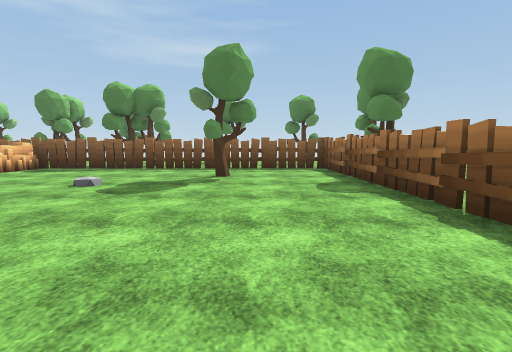
view 1 (above)

19 first-person views from a walk through a Unity game level. The camera is 1.3 m above the floor, tilts 6° down and sees 85° across. The floor is counted in squares, 2 m on a side. Each view is taken from the middle of a square. On the plan, view 1 faces up. The plan holds only what a view shows up to about 9 squares ahead; the rest is blank. The place goes on beyond the plan. The player character is not drawn. Some animated figures are left out. Some surface patterns are stand-ins.

view 2
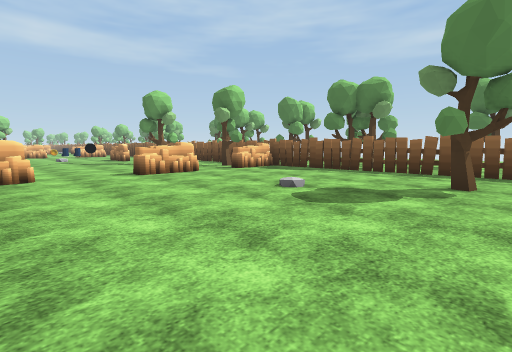

view 3
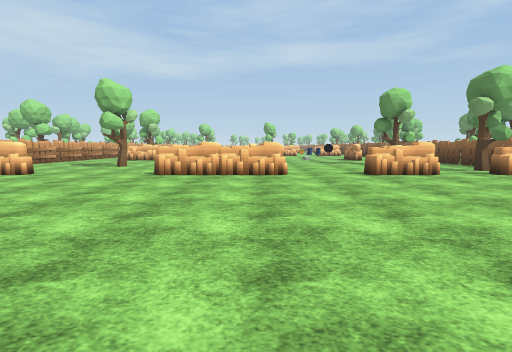

view 4
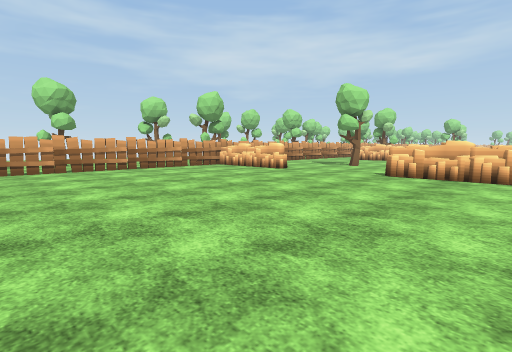

view 5
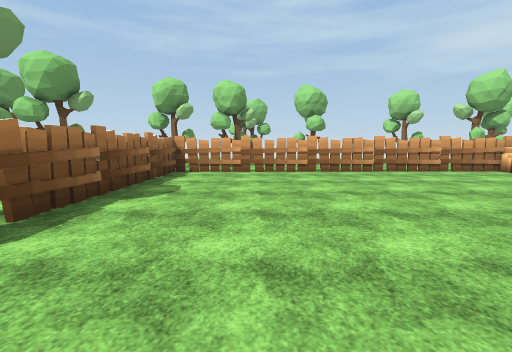

view 6
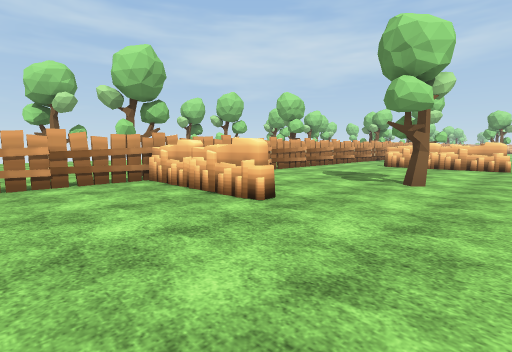

view 7
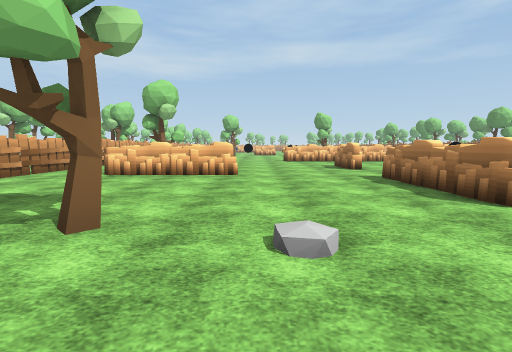

view 8
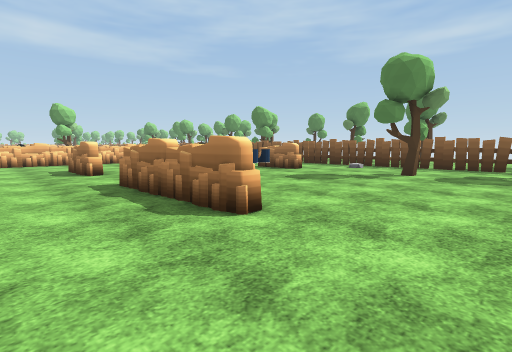

view 9
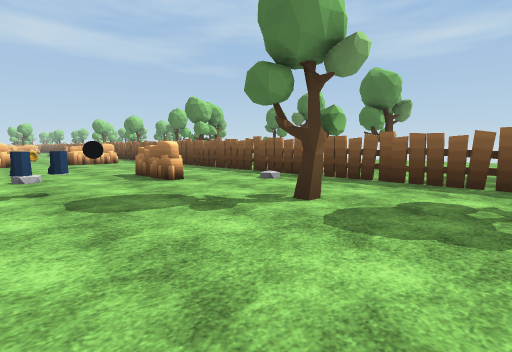

view 10
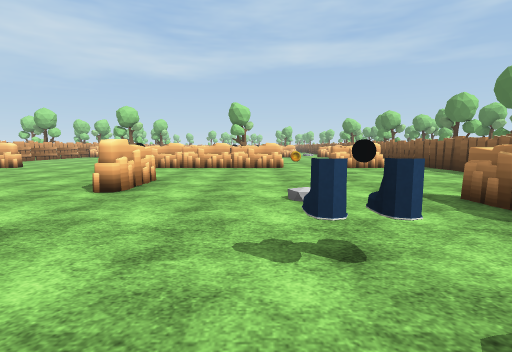

view 11
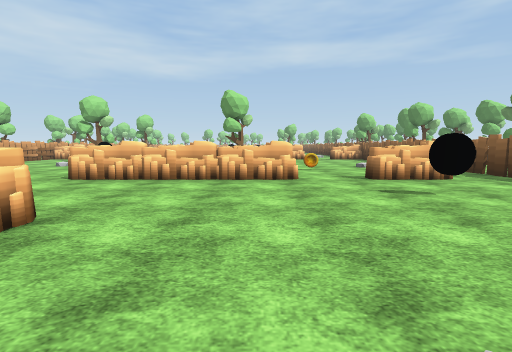

view 12
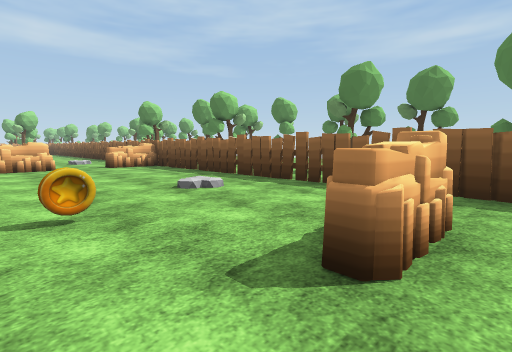

view 13
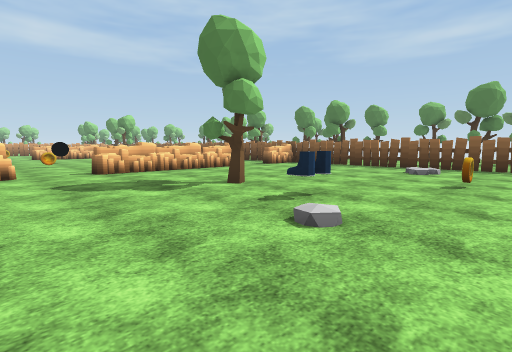

view 14
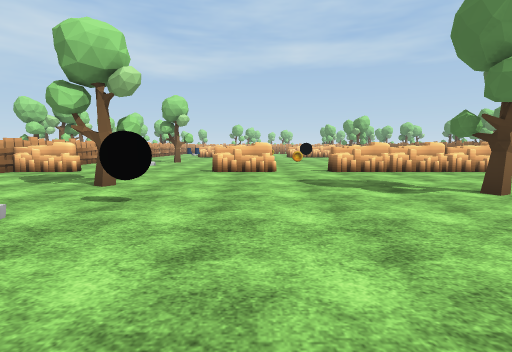

view 15
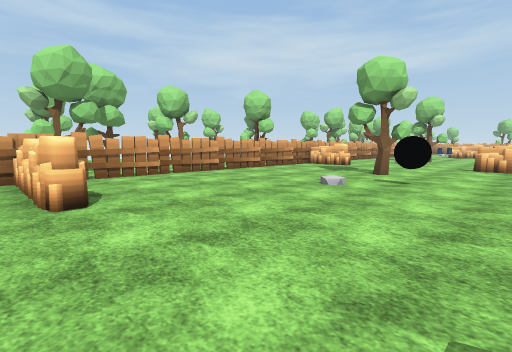

view 16
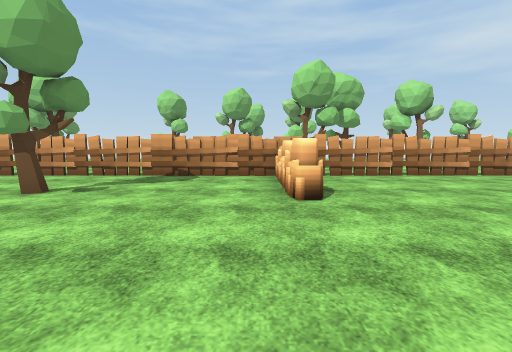

view 17
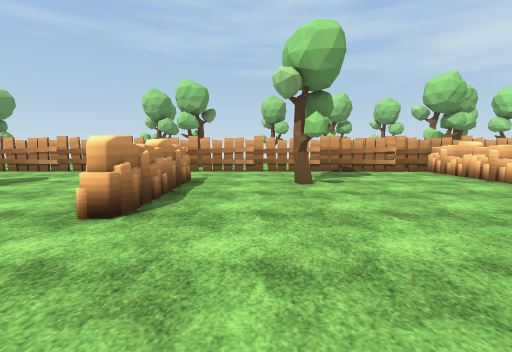

view 18
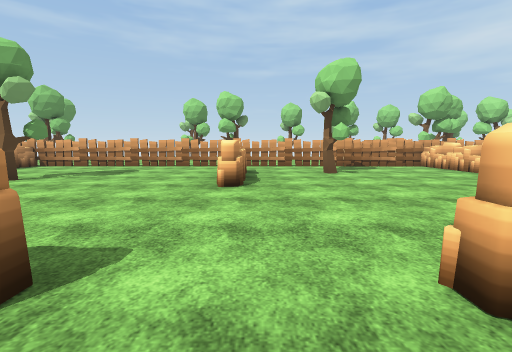

view 19
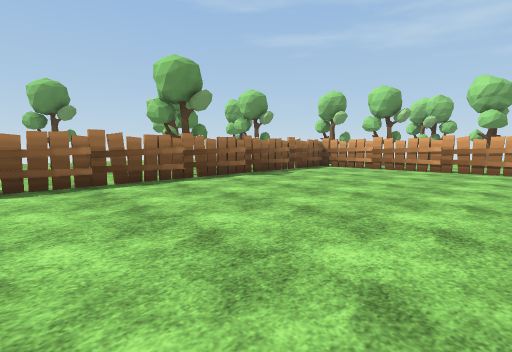

### Floor plan
Points are (right, up) in squares from view 1. A wall is a line through its corners. A room is listed if a view was taken in it or the views show most of it. See-through windows are left out.
Room 1 (views 1, 2, 3, 4, 5, 6, 7, 8, 9, 10, 11, 12, 13, 14, 15, 16, 17, 18, 19)
walls: (-5.5, -7.2) (2.1, -7.2) (2.1, 8.4) (-2.5, 8.4); (-4.4, 8.4) (-27.4, 8.4); (-25.6, -7.2) (-7.4, -7.2)
ways out: opening at (-13, -7)
objects: rock (-28, -7) to (-28, -6); rock (-28, -2) to (-28, -1); rock (-28, 1) to (-28, 2); rock (-28, 3); rock (-28, 4) to (-28, 5); rock (-28, 7) to (-28, 8); other object (-26, -3); other object (-25, 2); other object (-24, -2); other object (-23, 2); coin (-22, 5); rock (-20, -7); rock (-20, -6) to (-20, -5); rock (-20, 0); rock (-20, 1); rock (-20, 2) to (-20, 3); rock (-20, 6) to (-20, 7); other object (-18, 6); other object (-16, -5); rock (-16, 1) to (-15, 1); rock (-14, -5); rock (-14, -4) to (-14, -3); rock (-14, 6) to (-13, 6); rock (-13, 1) to (-12, 1); other object (-13, 4); rock (-11, 1) to (-10, 1); other object (-10, 6); other object (-9, -3); other object (-8, 7); other object (-7, -8) to (-6, -8); rock (-7, -7); rock (-7, -6) to (-7, -5); rock (-7, -1); rock (-7, 0) to (-7, 1); rock (-7, 4) to (-7, 5); rock (-7, 7) to (-7, 8); other object (-6, -10) to (-5, -10); other object (-4, 9) to (-4, 10); other object (-3, 9) to (-3, 10); other object (-1, 6)

Positions as (right, up) in squares from view 1, and headings:
1: (0, 0), facing up
2: (0, 1), facing up-left
3: (0, 1), facing left
4: (0, 1), facing down-left
5: (0, 0), facing down
6: (-4, -2), facing down-left
7: (-7, -2), facing left
8: (-8, -1), facing up-left
9: (-8, 3), facing up-left
10: (-11, 3), facing left
11: (-14, 3), facing left
12: (-19, 4), facing up-left
13: (-21, -1), facing up-left
14: (-21, -1), facing left
15: (-19, -1), facing down-left
16: (-19, -1), facing down
17: (-15, 0), facing down
18: (-14, 2), facing down
19: (-3, 1), facing down-right
